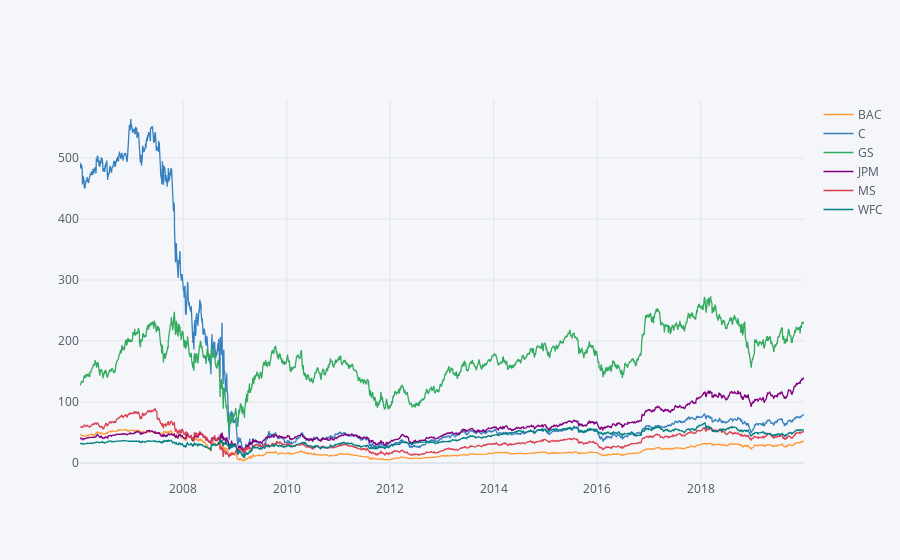

The cell this chart's notebook holds for it:
### Code cell
# plotly
bank_stocks.xs(key='Close',axis=1,level='Stock Info').iplot()

### Figure 1 — Plotly figure (JSON) as saved in the notebook; plotly's stock layout.template omitted (floating-point values rounded to 4 significant figures; data arrays with more than 128 entries replaced by an {"elided": "..."} marker saying what was removed)
{"data": [{"line": {"color": "rgba(255, 153, 51, 1.0)", "dash": "solid", "shape": "linear", "width": 1.3}, "mode": "lines", "name": "BAC", "text": "", "type": "scatter", "x": {"elided": "3523 str values"}, "y": {"elided": "3523 float values"}}, {"line": {"color": "rgba(55, 128, 191, 1.0)", "dash": "solid", "shape": "linear", "width": 1.3}, "mode": "lines", "name": "C", "text": "", "type": "scatter", "x": {"elided": "3523 str values"}, "y": {"elided": "3523 float values"}}, {"line": {"color": "rgba(50, 171, 96, 1.0)", "dash": "solid", "shape": "linear", "width": 1.3}, "mode": "lines", "name": "GS", "text": "", "type": "scatter", "x": {"elided": "3523 str values"}, "y": {"elided": "3523 float values"}}, {"line": {"color": "rgba(128, 0, 128, 1.0)", "dash": "solid", "shape": "linear", "width": 1.3}, "mode": "lines", "name": "JPM", "text": "", "type": "scatter", "x": {"elided": "3523 str values"}, "y": {"elided": "3523 float values"}}, {"line": {"color": "rgba(219, 64, 82, 1.0)", "dash": "solid", "shape": "linear", "width": 1.3}, "mode": "lines", "name": "MS", "text": "", "type": "scatter", "x": {"elided": "3523 str values"}, "y": {"elided": "3523 float values"}}, {"line": {"color": "rgba(0, 128, 128, 1.0)", "dash": "solid", "shape": "linear", "width": 1.3}, "mode": "lines", "name": "WFC", "text": "", "type": "scatter", "x": {"elided": "3523 str values"}, "y": {"elided": "3523 float values"}}], "layout": {"legend": {"bgcolor": "#F5F6F9", "font": {"color": "#4D5663"}}, "paper_bgcolor": "#F5F6F9", "plot_bgcolor": "#F5F6F9", "title": {"font": {"color": "#4D5663"}}, "xaxis": {"gridcolor": "#E1E5ED", "showgrid": true, "tickfont": {"color": "#4D5663"}, "title": {"font": {"color": "#4D5663"}, "text": ""}, "zerolinecolor": "#E1E5ED"}, "yaxis": {"gridcolor": "#E1E5ED", "showgrid": true, "tickfont": {"color": "#4D5663"}, "title": {"font": {"color": "#4D5663"}, "text": ""}, "zerolinecolor": "#E1E5ED"}}}
